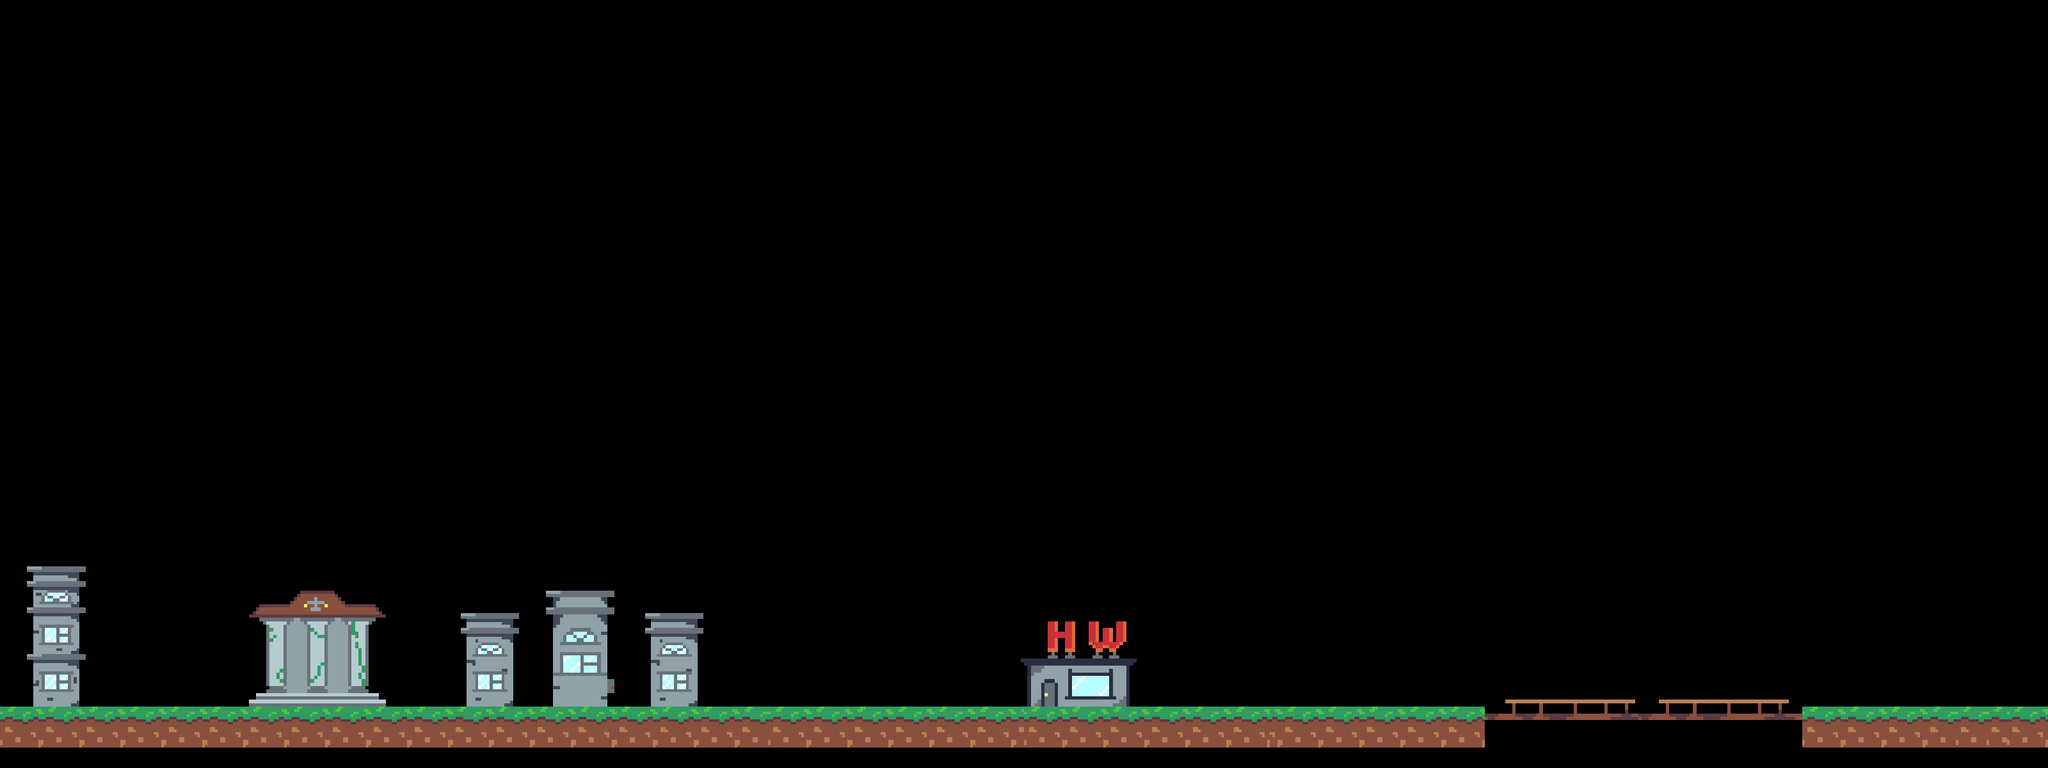

This is a level from a 2D game, rendered from its Tiled map with the project's own tilesets. A one-line summary and the map file follow, with tile-layer data summarised:
An orthogonal 200x75 tile map with 16x16 px tiles, 1 tile layer (Tile Layer 1), 3 tilesets and 33 objects.

<map version="1.8" tiledversion="1.8.5" orientation="orthogonal" renderorder="right-down" width="200" height="75" tilewidth="16" tileheight="16" infinite="0" nextlayerid="4" nextobjectid="85">
 <tileset firstgid="1" name="building1" tilewidth="16" tileheight="16" tilecount="1024" columns="64">
  <image source="building1.png" width="1028" height="256" />
 </tileset>
 <tileset firstgid="1025" name="building2" tilewidth="16" tileheight="16" tilecount="256" columns="16">
  <image source="building2.png" width="256" height="256" />
 </tileset>
 <tileset firstgid="1281" name="bridge" tilewidth="16" tileheight="16" tilecount="256" columns="16">
  <image source="bridge.png" width="256" height="256" />
 </tileset>
 <layer id="1" name="Tile Layer 1" width="200" height="75">
  <data>[15000 cells, 1451 non-empty, 667 distinct tile ids]</data>
 </layer>
 <objectgroup id="2" name="building">
  <object id="4" x="864" y="923.45" width="84.4848" height="180.545" />
  <object id="6" x="853.636" y="923.45" width="10.5455" height="10.0909" />
  <object id="7" x="853.455" y="949.36" width="10.5455" height="10.0909" />
  <object id="8" x="948.909" y="923.55" width="10.5455" height="10.0909" />
  <object id="9" x="948.909" y="949.36" width="10.5455" height="10.0909" />
  <object id="10" x="949.023" y="1060.98" width="11" height="22" />
  <object id="27" x="388.75" y="1092.79" width="214.917" height="11.2083" />
  <object id="28" x="400" y="1082.79" width="192.167" height="9.70833" />
  <object id="35" x="576.545" y="959.55" width="27.4545" height="5.45455" />
  <object id="42" x="388.92" y="959.92" width="27.4545" height="5.45455" />
  <object id="43" x="405.233" y="965.23" width="10.9545" height="5.45455" />
  <object id="44" x="411.045" y="970.73" width="5.20455" height="5.45455" />
  <object id="36" x="576.909" y="964.91" width="10.3636" height="5.90909" />
  <object id="37" x="577.182" y="970.91" width="4.09091" height="5.90909" />
  <object id="47" x="41.8182" y="885.091" width="92" height="9.09091" />
  <object id="48" x="41.6364" y="907.818" width="92" height="9.09091" />
  <object id="49" x="41.8182" y="949.273" width="92" height="9.09091" />
  <object id="50" x="41.6364" y="1021.82" width="92" height="9.09091" />
  <object id="51" x="52" y="885.75" width="71.5" height="218.5" />
  <object id="52" x="720.25" y="958" width="90.25" height="9" />
  <object id="53" x="720" y="981" width="90.75" height="8.5" />
  <object id="54" x="729" y="966.75" width="73" height="137.5" />
  <object id="56" x="1007.88" y="958.125" width="90.25" height="9" />
  <object id="57" x="1007.63" y="981.125" width="90.75" height="8.5" />
  <object id="58" x="1016.63" y="966.875" width="73" height="137.5" />
  <object id="59" x="0" y="1103.93" width="2320.08" height="63.8295" />
  <object id="61" x="405.455" y="944.545">
   <polygon points="-0.3125,-0.4375 -16.5455,15.2727 197.199,14.5966 181.381,-0.494318" />
  </object>
  <object id="62" x="469.636" y="923.636">
   <polygon points="-0.5625,-0.625 -21.733,20.3409 74.5455,20.7273 53.3466,-0.545455" />
  </object>
  <object id="74" x="1606.33" y="1029.21" width="157.5" height="74.125" />
  <object id="75" x="1763.69" y="1029.31" width="12.5" height="5.25" />
  <object id="76" x="1594.63" y="1029.24" width="11.75" height="5.6875" />
  <object id="81" x="2319.05" y="1115.36" width="505.351" height="16.8796" />
  <object id="84" x="2815.62" y="1104.52" width="384.351" height="63.3796" />
 </objectgroup>
</map>